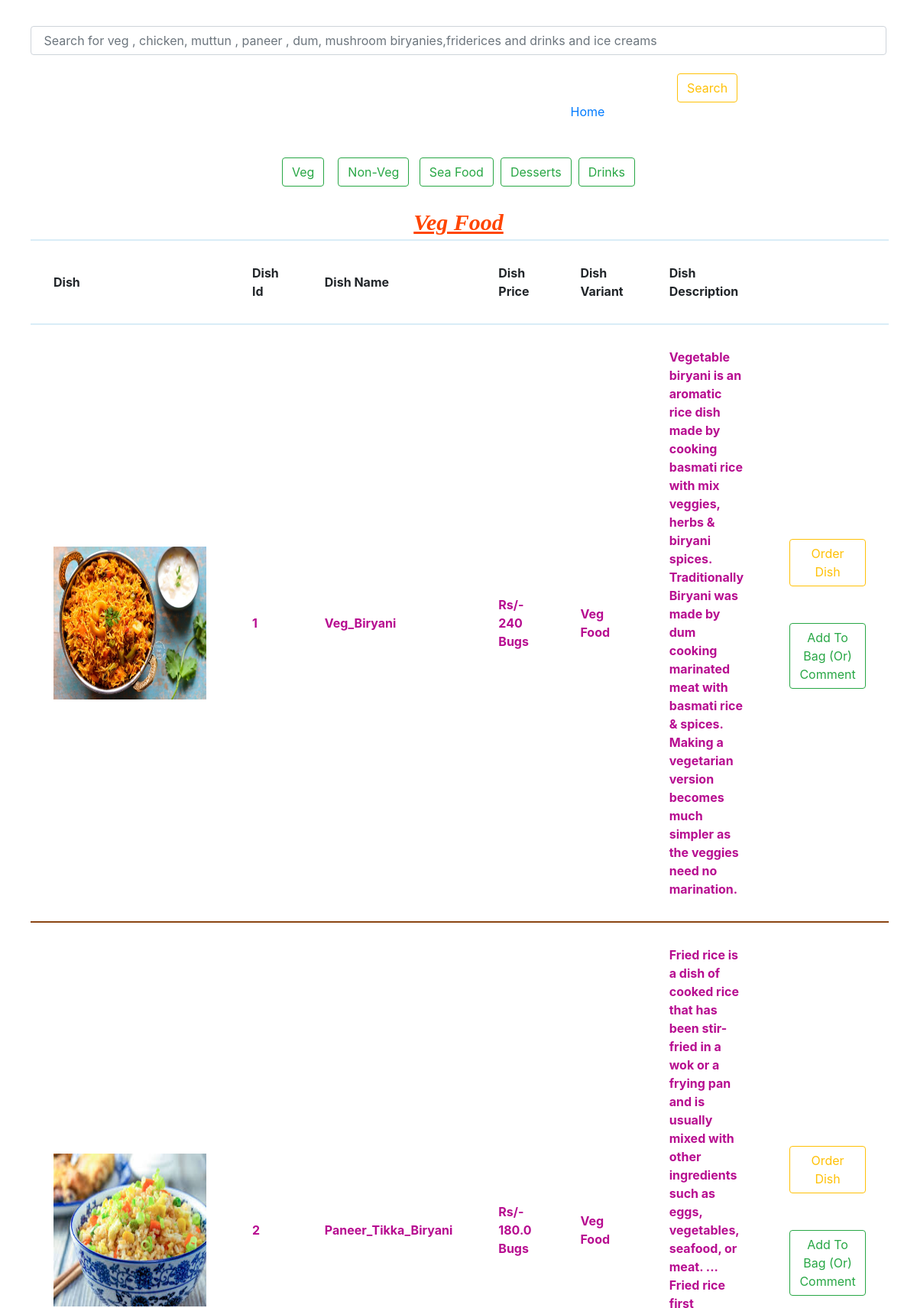
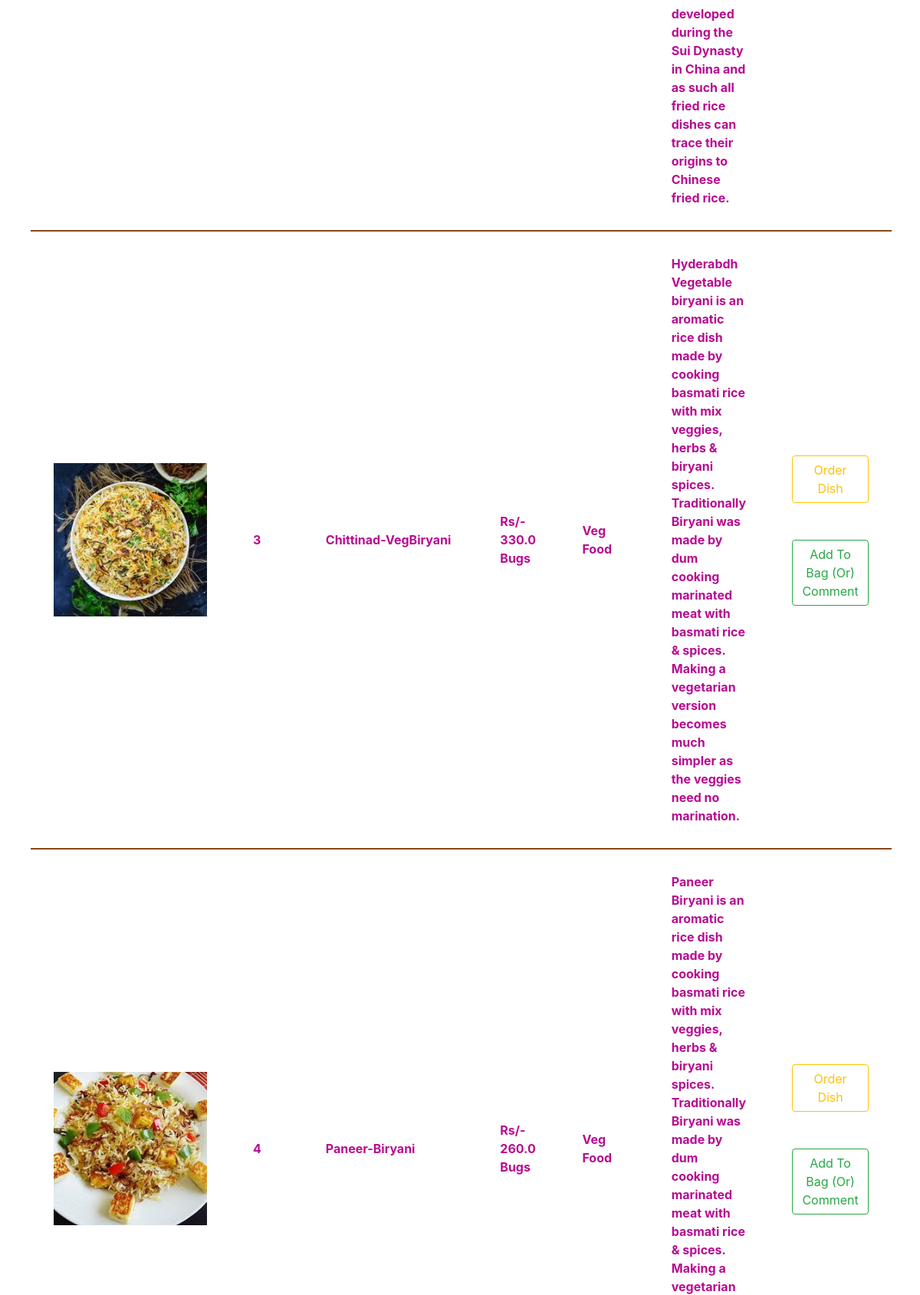
The page /veg_food/ (upper part) on the database its author committed (2 pictures, top to bottom).
### restarent/models.py (models this page shows)
class Food_model(models.Model):
      Food_id=models.IntegerField(default=None,null=True)
      Food_Name=models.CharField(max_length=50,primary_key=True)
      Food_price=models.CharField(max_length=10,default=None,null=True,blank=True)
      Food_Description = models.CharField(max_length=1000, default=None, null=True, blank=True)
      Food_Image=models.ImageField(upload_to='foods/',unique=True)
      Food_Type=models.ForeignKey(Type_of_foodmodel,on_delete=models.CASCADE)

class Type_of_foodmodel(models.Model):
      Food_Id=models.IntegerField(primary_key=True)
      Food_Type=models.CharField(unique=True,max_length=30)
      def __str__(self):
            return self.Food_Type

### s_adminapp/views.py (the view)
# urls.py: path('veg_food/',views.veg_food,name='veg_food'),
def veg_food(request):
    user_list = Food_model.objects.filter(Food_Type=12122221)
    return render(request, 'restarent_templates/veg_food.html', { 'model':user_list })

### templates/restarent_templates/veg_food.html (shortened to what this page needs)
<!doctype html>
<html lang="en">
  <head>
    <link rel="stylesheet" href="https://stackpath.bootstrapcdn.com/bootstrap/4.4.1/css/bootstrap.min.css">
  </head>
  <body style="padding: 10px;margin: 0px 30px  0px 30px">
    <form action="{% url 'search' %}" method="post">
          <input type="text" name="serach" class="form-control"  placeholder=" Search for veg , chicken, muttun , paneer , dum, mushroom biryanies,friderices and drinks and ice creams "><br> <button type="submit" class="btn btn-outline-warning" >Search</button>
  </form>
   <div >
      <a href="{% url 'home' %}"> Home</a>
  </div><br><br>
 <div align="center">
       <a href="{% url 'veg_food' %}" ><button type="button" class="btn btn-outline-success">Veg</button></a>&nbsp;&nbsp;&nbsp; <a href="{% url 'non_veg' %}"><button type="button" class="btn btn-outline-success" >Non-Veg</button></a>&nbsp;&nbsp;&nbsp;<a href="{% url 'sea_food' %}" ><button type="button" class="btn btn-outline-success" >Sea Food</button></a>&nbsp;&nbsp;<a href="{% url 'desserts' %}"><button type="button" class="btn btn-outline-success" >Desserts</button></a>&nbsp;&nbsp;<a href="{% url 'drimks' %}" ><button type="button" class="btn btn-outline-success" >Drinks</button></a></div><br>
<div align="center" style="color: orangered;font-family: Chiller;font-size: 30px"><b><i><u>Veg Food</u></i></b></div>
<table align="center"  cellpadding="30">
<tr style="border-bottom: #d9edf7 2px solid;border-top: #d9edf7 2px solid ">
    <th>Dish</th>
    <th>Dish Id</th>
    <th>Dish Name</th>
    <th> Dish Price</th>
    <th> Dish Variant</th>
    <th> Dish Description</th>
</tr>
   {% for x in model %}
       <tr style="border-bottom: saddlebrown 0.06cm solid;border-top: #d9edf7 2px solid;color: #b70c90" >
       <th>
<img src="{{ x.Food_Image.url }}" width="200" height="200">
       </th>
       <th>
           {{ x.Food_id }}
       </th>
       <th>{{ x.Food_Name }}</th>
       <th> Rs/- {{ x.Food_price }} Bugs </th>
       <th>{{ x.Food_Type }}</th>
          <th>
              {{ x.Food_Description }}
          </th>
         <th  >
<div>
<a href="{% url 'order_dish' %}?pname={{ x.Food_Name }}&pprice={{ x.Food_price }}&pimage={{ x.Food_Image }}">
                     <button type="submit" class="btn btn-outline-warning" >Order Dish</button>
</a> &nbsp;&nbsp;<br><br>
<div >
<a href="{% url 'add_comment_bag' %}?fname={{ x.Food_Name }}&fprice={{ x.Food_price }}&fimage={{ x.Food_Image }}">   <button type="submit" class="btn btn-outline-success">Add To Bag (Or) Comment</button></a>
</div>
                    </div><br>
       </tr>
    {% endfor %}
</table>
<br><br>
    {% include 'about.html' %}
  </body>
</html>

### rows shown on the page
Food_model: Food_Image (picture), Food_id "1", Food_Name "Veg_Biryani", Food_price "240", Food_Type "Veg Food", Food_Description "Vegetable biryani is an aromatic rice dish made by cooking basmati rice with mix veggies, herbs & biryani spices. Traditionally Biryani was made by dum cooking marinated meat with basmati rice & spices. Making a vegetarian version becomes much simpler as the veggies need no marination."
Food_model: Food_Image (picture), Food_id "2", Food_Name "Paneer_Tikka_Biryani", Food_price "180.0", Food_Type "Veg Food", Food_Description "Fried rice is a dish of cooked rice that has been stir-fried in a wok or a frying pan and is usually mixed with other ingredients such as eggs, vegetables, seafood, or meat. ... Fried rice first developed during the Sui Dynasty in China and as such all fried rice dishes can trace their origins to Chinese fried rice."
Food_model: Food_Image (picture), Food_id "3", Food_Name "Chittinad-VegBiryani", Food_price "330.0", Food_Type "Veg Food", Food_Description "Hyderabdh Vegetable biryani is an aromatic rice dish made by cooking basmati rice with mix veggies, herbs & biryani spices. Traditionally Biryani was made by dum cooking marinated meat with basmati rice & spices. Making a vegetarian version becomes much simpler as the veggies need no marination."
Food_model: Food_Image (picture), Food_id "4", Food_Name "Paneer-Biryani", Food_price "260.0", Food_Type "Veg Food"
